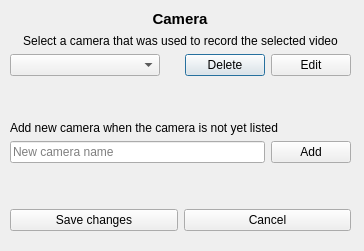
<?xml version="1.0" encoding="UTF-8"?>
<ui version="4.0">
 <class>Dialog</class>
 <widget class="QDialog" name="Dialog">
  <property name="geometry">
   <rect>
    <x>0</x>
    <y>0</y>
    <width>364</width>
    <height>251</height>
   </rect>
  </property>
  <property name="windowTitle">
   <string>Dialog</string>
  </property>
  <widget class="QWidget" name="layoutWidget">
   <property name="geometry">
    <rect>
     <x>10</x>
     <y>10</y>
     <width>341</width>
     <height>221</height>
    </rect>
   </property>
   <layout class="QVBoxLayout" name="verticalLayout_2">
    <item alignment="Qt::AlignHCenter|Qt::AlignTop">
     <widget class="QLabel" name="label_camera">
      <property name="font">
       <font>
        <pointsize>11</pointsize>
        <weight>75</weight>
        <bold>true</bold>
       </font>
      </property>
      <property name="text">
       <string>Camera</string>
      </property>
      <property name="textFormat">
       <enum>Qt::AutoText</enum>
      </property>
      <property name="alignment">
       <set>Qt::AlignBottom|Qt::AlignHCenter</set>
      </property>
     </widget>
    </item>
    <item>
     <widget class="QLabel" name="label">
      <property name="text">
       <string>Select a camera that was used to record the selected video</string>
      </property>
      <property name="alignment">
       <set>Qt::AlignCenter</set>
      </property>
     </widget>
    </item>
    <item>
     <layout class="QHBoxLayout" name="horizontalLayout">
      <item alignment="Qt::AlignVCenter">
       <widget class="QComboBox" name="comboBox_camera">
        <property name="sizePolicy">
         <sizepolicy hsizetype="Minimum" vsizetype="Fixed">
          <horstretch>0</horstretch>
          <verstretch>0</verstretch>
         </sizepolicy>
        </property>
        <property name="minimumSize">
         <size>
          <width>150</width>
          <height>0</height>
         </size>
        </property>
        <property name="editable">
         <bool>false</bool>
        </property>
       </widget>
      </item>
      <item>
       <spacer name="horizontalSpacer">
        <property name="orientation">
         <enum>Qt::Horizontal</enum>
        </property>
        <property name="sizeHint" stdset="0">
         <size>
          <width>40</width>
          <height>20</height>
         </size>
        </property>
       </spacer>
      </item>
      <item>
       <widget class="QPushButton" name="pushButton_delete_camera">
        <property name="text">
         <string>Delete</string>
        </property>
       </widget>
      </item>
      <item>
       <widget class="QPushButton" name="pushButton_edit_camera">
        <property name="text">
         <string>Edit</string>
        </property>
       </widget>
      </item>
     </layout>
    </item>
    <item>
     <spacer name="verticalSpacer">
      <property name="orientation">
       <enum>Qt::Vertical</enum>
      </property>
      <property name="sizeHint" stdset="0">
       <size>
        <width>20</width>
        <height>40</height>
       </size>
      </property>
     </spacer>
    </item>
    <item>
     <widget class="QLabel" name="label_new_camera">
      <property name="sizePolicy">
       <sizepolicy hsizetype="Preferred" vsizetype="Fixed">
        <horstretch>0</horstretch>
        <verstretch>0</verstretch>
       </sizepolicy>
      </property>
      <property name="text">
       <string>Add new camera when the camera is not yet listed</string>
      </property>
      <property name="alignment">
       <set>Qt::AlignLeading|Qt::AlignLeft|Qt::AlignVCenter</set>
      </property>
     </widget>
    </item>
    <item>
     <layout class="QHBoxLayout" name="horizontalLayout_2">
      <item>
       <widget class="QLineEdit" name="lineEdit_new_camera_name">
        <property name="inputMask">
         <string/>
        </property>
        <property name="placeholderText">
         <string>New camera name</string>
        </property>
       </widget>
      </item>
      <item>
       <widget class="QPushButton" name="pushButton_new_camera">
        <property name="sizePolicy">
         <sizepolicy hsizetype="Minimum" vsizetype="Fixed">
          <horstretch>0</horstretch>
          <verstretch>0</verstretch>
         </sizepolicy>
        </property>
        <property name="text">
         <string>Add</string>
        </property>
        <property name="iconSize">
         <size>
          <width>16</width>
          <height>16</height>
         </size>
        </property>
        <property name="shortcut">
         <string/>
        </property>
       </widget>
      </item>
     </layout>
    </item>
    <item>
     <spacer name="verticalSpacer_2">
      <property name="orientation">
       <enum>Qt::Vertical</enum>
      </property>
      <property name="sizeHint" stdset="0">
       <size>
        <width>20</width>
        <height>40</height>
       </size>
      </property>
     </spacer>
    </item>
    <item>
     <layout class="QHBoxLayout" name="horizontalLayout_3">
      <item>
       <widget class="QPushButton" name="pushButton_use_camera">
        <property name="text">
         <string>Save changes</string>
        </property>
       </widget>
      </item>
      <item>
       <widget class="QPushButton" name="pushButton_cancel_select_camera">
        <property name="text">
         <string>Cancel</string>
        </property>
       </widget>
      </item>
     </layout>
    </item>
   </layout>
  </widget>
 </widget>
 <resources/>
 <connections/>
</ui>
